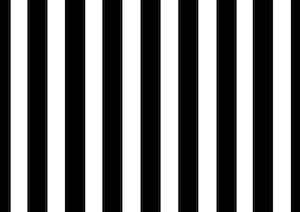
#> input picture img/bars.jpg, 300 x 212 px
$ python segs.py img/bars.jpg 5 5 out.png
#> lines starting #> are read from the running program, lines starting #| are printed output that depends on the picture
from PIL import Image, ImageDraw
import random, time, copy
from random import randint, randrange, choice
import sys, numpy

def drawLine(slope, intercept, xSize, ySize, inverted, draw):
    if inverted == 0:
        x1 = 0
        x2 = xSize
        y1 = ySize - intercept
        y2 = ySize - (intercept + (slope * xSize))
    else:
        y1 = ySize
        y2 = 0
        x1 = xSize - intercept
        x2 = xSize - (intercept + (slope * ySize))
    draw.line((x1,y1, x2,y2), fill='Black')
    return draw

def drawSegs(point1, point2, draw):
    draw.line((point1[0],point1[1],point2[0],point2[1]),fill='Black')

def main():
    args = sys.argv

    if (len(args) < 4):
        print("Usage: python " + args[0] + " [image path] [num lines] [time] [optional output filename]")
        return

#Change image to desired test file
    im2 = Image.open(args[1])
#> im2 is the input picture: PIL image 300x212 RGB; min 0, max 255, mean 120.2
    width, height = im2.size
#> width = 300; height = 212
    im = Image.new('LA', (width, height), (255))

    draw = ImageDraw.Draw(im)

    #finalLines = randomLines(500, 1, width, height)

    finalLines = hillClimbing(int(args[2]), int(args[3]), 1, height, width, im2)
#> the loop in hillClimbing, `while(time.time() - startTime < timeLimit):` made 1 pass
#> finalLines = [((79, 202), (69, 206)), ((153, 194), (143, 198)), ((226, 145), (227, 155)), ((224, 67), (226, 57)), ((78, 201), (80, 191))]

    for line in finalLines:
        drawSegs(line[0],line[1],draw)
#> this loop made 5 passes
#> line on passes 1 to 5: ((79, 202), (69, 206)), ((153, 194), (143, 198)), ((226, 145), (227, 155)), ((224, 67), (226, 57)), ((78, 201), (80, 191))
        #drawLine(line[0],line[1],width,height, line[2], draw)
    print('\r')
    print(scoreLines(finalLines, im))
#| 16203975
    im.show()
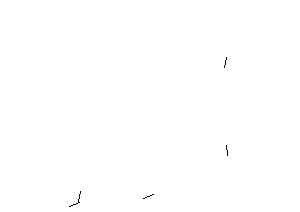
#> shown: PIL image 300x212 LA; mean R, G, B, A 254.8, 254.8, 254.8, 0.2; transparent parts drawn white
    if (len(args) > 4):
        im.save("output/" + args[4])

def randomLines(number, mRange, width, height):
    lineArray = []
    i = 0
    while i < number:
        inverted = randint(0, 1)
        if inverted == 0:
            bRange = height
        else:
            bRange = width
        lineArray.append((random.uniform(-mRange, mRange),randint(-bRange,bRange),inverted))
        i += 1
    return lineArray

def randomSegs(number, width, height):
    segArray = []
    i = 0
    while i < number:
        x1 = randint(0,width)
        x2 = randint(x1-10,x1+10)
        y1 = randint(0,height)
        y2 = randint(y1-10,y1+10)
        segArray.append(((x1,y1),(x2,y2)))
        i += 1
    return segArray

def hillClimbing(numbers, timeLimit, mRange, height, width, im2):
    #setup
    size = im2.size
    startTime = time.time()
    bestSolution = None
    length = numbers
    #keep searching for solution while there is time last
    while(time.time() - startTime < timeLimit):
        climbNum = 0
        #randomly create enough lines
        lines = randomSegs(numbers, width, height)
        #lines = randomLines(numbers, mRange, width, height)
        currentScore = scoreLines(lines, im2)
        if(bestSolution == None):
            bestSolution = copy.deepcopy(lines)
        tries = 0
        while(tries < 100 and time.time() - startTime < timeLimit):
            #pick a random line
            climbNum += 1
            sys.stdout.write('\r' + str(climbNum))
            sys.stdout.flush()
            location = random.randrange(0, length)

            #swap out the line with a new one
            oldLine = lines[location]

            inverted = randint(0, 1)
            if inverted == 0:
                bRange = height
            else:
                bRange = width

            #NewSeg
            x1 = randint(0, width)
            x2 = randint(x1 - 10, x1 + 10)
            y1 = randint(0, height)
            y2 = randint(y1 - 10, y1 + 10)
            lines[location] = ((x1,y1),(x2,y2))
            #EndNewSeg
            #lines[location] = ((randint(0,width),randint(0,height)),(randint(0,width),randint(0,height)))
            #lines[location] = (random.uniform(-mRange, mRange),randint(-bRange,bRange), inverted)
            score = scoreLines(lines, im2)

            #check that move is an improvement
            if(score > currentScore):
                #if it is, reset tries, update currentScore, and update temperature
                tries = 0
                currentScore = score
            else:
                #if it isn't, swap it back and increment tries
                lines[location] = oldLine
                tries += 1
        #if the new solution is better that the old best solution, replace the old best
        if(currentScore > scoreLines(bestSolution, im2)):
            bestSolution = copy.deepcopy(lines)
    return bestSolution

def scoreLines(lines, im2):
    img1 = Image.new('LA', im2.size, (0,0))
    draw = ImageDraw.Draw(img1)
    for aLine in lines:
        drawSegs(aLine[0],aLine[1],draw)
        #drawLine(aLine[0], aLine[1], im2.size[0], im2.size[1], aLine[2], draw)

    s = 0
    for band_index, band in enumerate(img1.getbands()):
        m1 = numpy.array([p[band_index] for p in img1.getdata()]).reshape(*img1.size)
        m2 = numpy.array([p[band_index] for p in im2.getdata()]).reshape(*im2.size)
        s += numpy.sum(numpy.abs(m1-m2))
    return s

main()
